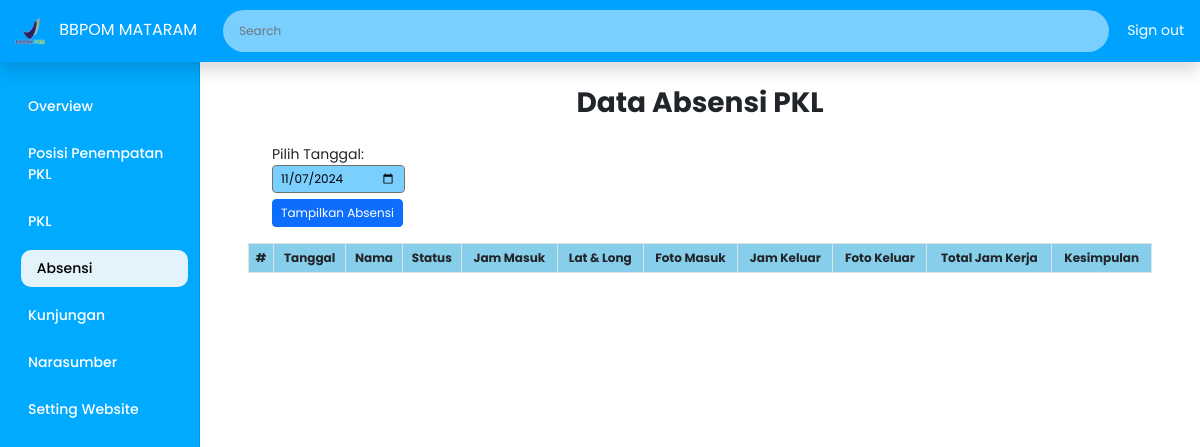
Before: /admin_absensi.php with the older database file.
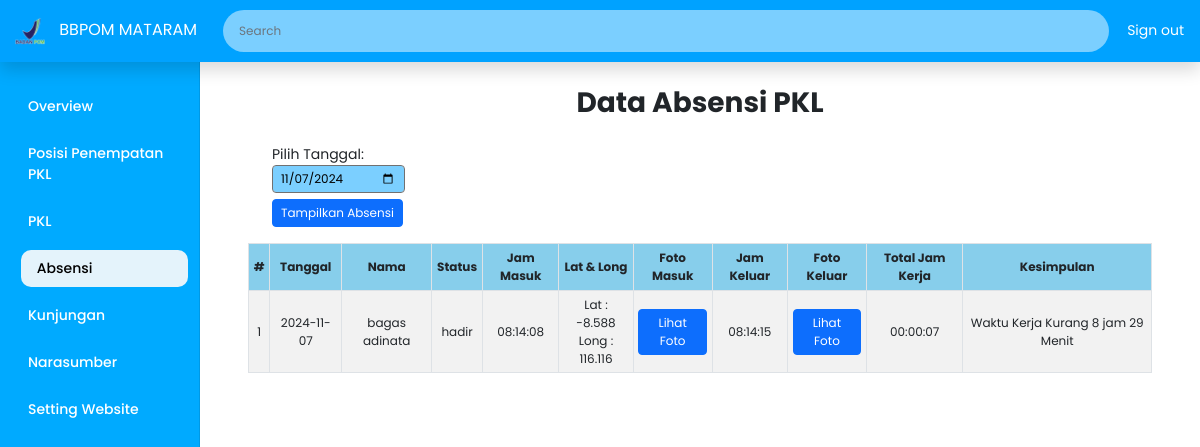
After: the same page with the newer database file.
### tables this page shows
CREATE TABLE `absensi` (
  `id` int(11) NOT NULL,
  `user_id` int(11) NOT NULL,
  `nama` varchar(255) DEFAULT NULL,
  `status` enum('hadir','izin','sakit') NOT NULL,
  `keterangan` varchar(50) DEFAULT NULL,
  `tanggal` date NOT NULL,
  `foto` text NOT NULL,
  `foto_keluar` text NOT NULL,
  `latitude` decimal(10,8) DEFAULT NULL,
  `latitude_keluar` decimal(10,8) NOT NULL,
  `longitude` decimal(11,8) DEFAULT NULL,
  `longitude_keluar` decimal(11,8) NOT NULL,
  `waktu_masuk` time DEFAULT NULL,
  `waktu_keluar` time DEFAULT NULL,
  `durasi` time DEFAULT NULL,
  `kesimpulan` varchar(255) DEFAULT NULL
);

### admin_absensi.php (the view, shortened to what the changed rows need)
<?php
include('koneksi.php');
$tanggal = isset($_POST['tanggal']) ? $_POST['tanggal'] : date('Y-m-d');
$sql2 = "SELECT * FROM absensi WHERE tanggal = ? ORDER BY tanggal DESC";
$stmt = $conn->prepare($sql2);
$stmt->bind_param("s", $tanggal);
$stmt->execute();
$result2 = $stmt->get_result();
$no = 1;
?>
<!DOCTYPE html>
<html lang="en">
<head>
    <link rel="stylesheet" href="https://cdn.jsdelivr.net/npm/sweetalert2@11/dist/sweetalert2.min.css">
    <link href="https://cdn.jsdelivr.net/npm/bootstrap@5.0.2/dist/css/bootstrap.min.css" rel="stylesheet"
>
    <link rel="stylesheet" href="Asset/CSS/custom2.css">
</head>
<body>
    <div class="container-fluid">
        <div class="row">
            <div class="col-md-9 ms-sm-auto col-lg-10 px-md-4 main-content">
                <div class="container mt-3">
                    <div class="table-responsive">
                        <table class="table table-bordered table-striped table-hover text-center">
                            <thead class="table" style="background-color: skyblue;">
                            <tr>
                                <th>#</th>
                                <th>Tanggal</th>
                                <th>Nama</th>
                                <th>Status</th>
                                <th>Jam Masuk</th>
                                <th>Lat & Long</th>
                                <th>Foto Masuk</th>
                                <th>Jam Keluar</th>
                                <th>Foto Keluar</th>
                                <th>Total Jam Kerja</th>
                                <th>Kesimpulan</th>
                            </tr>
                            </thead>
                            <tbody>
                            <?php
                                while ($row2 = mysqli_fetch_assoc($result2)) {
                                    echo "<tr>";
                                    echo "<td scope='row'>{$no}</td>";
                                    echo "<td>{$row2['tanggal']}</td>";
                                    echo "<td>{$row2['nama']}</td>";
                                    echo "<td>{$row2['status']}</td>";
                                    echo "<td>{$row2['waktu_masuk']}</td>";
                                    $formatted_latitude = number_format($row2['latitude'], 3);
                                    $formatted_longitude = number_format($row2['longitude'], 3);
                                    echo "<td> Lat : $formatted_latitude<br>Long : $formatted_longitude</td>";
                                    echo "<td><button class='btn btn-primary btn-view-photo' data-id='{$row2['id']}' data-name='{$row2['nama']}' data-type='foto'>Lihat Foto</button></td>";
                                    if ($row2['waktu_keluar'] != NULL) {
                                        echo "<td>{$row2['waktu_keluar']}</td>";
                                        echo "<td><button class='btn btn-primary btn-view-photo' data-id='{$row2['id']}' data-name='{$row2['nama']}' data-type='foto_keluar'>Lihat Foto</button></td>";
                                        echo "<td>{$row2['durasi']}</td>";
                                        echo "<td>{$row2['kesimpulan']}</td>";
                                    } else {
                                        echo "<td>-</td>";
                                        echo "<td>-</td>";
                                        echo "<td>-</td>";
                                        echo "<td>-</td>";
                                    }
                                    echo "</tr>";
                                    $no++;
                                }
                                ?>
                            </tbody>
                        </table>
                    </div>
                </div>
            </div>
        </div>
    </div>
</body>
</html>

Changed rows visible on the page:
added absensi: tanggal "2024-11-07", nama "bagas adinata", status "hadir", waktu_masuk "08:14:08", latitude "-8.588", longitude "116.116", waktu_keluar "08:14:15", durasi "00:00:07", kesimpulan "Waktu Kerja Kurang 8 jam 29 Menit"
